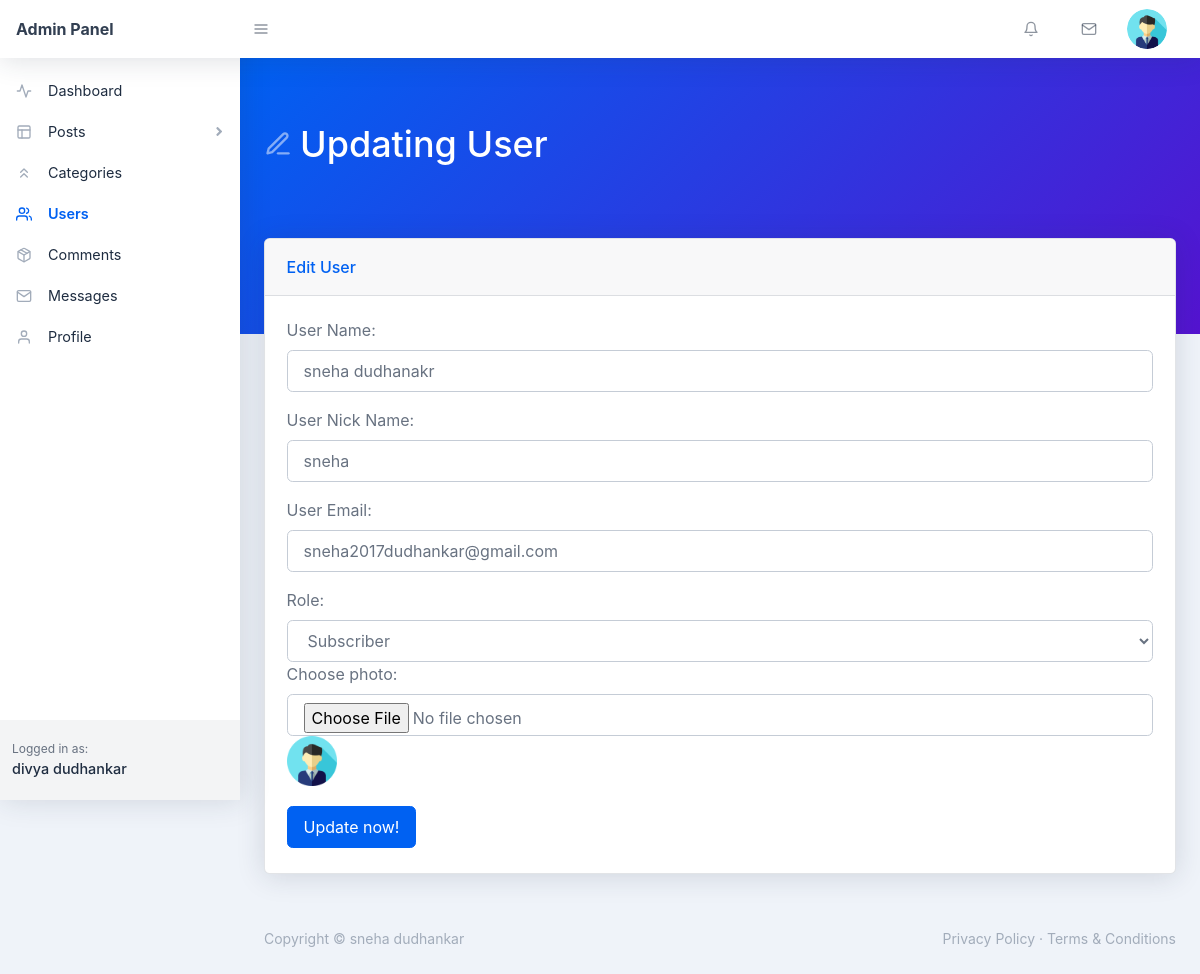
/backend/user-update.php?user_id=9 (signed in), run on the app's committed database.
### tables this page shows
CREATE TABLE `users` (
  `user_id` int(11) NOT NULL,
  `user_name` varchar(255) NOT NULL,
  `user_nickname` varchar(255) NOT NULL,
  `user_email` varchar(255) NOT NULL,
  `user_password` varchar(255) NOT NULL,
  `user_photo` text NOT NULL,
  `registered_on` varchar(255) NOT NULL,
  `user_role` varchar(255) NOT NULL DEFAULT 'Subscriber'
);

### backend/user-update.php (the view, shortened to what this page needs)
<?php require_once('./includes/header.php'); ?>
    <body class="nav-fixed">
        <?php require_once('./includes/top-navbar.php'); ?>
        <div id="layoutSidenav">
            <div id="layoutSidenav_nav">
                <?php
                    $curr_page = basename(__FILE__);
                    require_once("./includes/left-sidebar.php");
                ?>
            </div>
            <div id="layoutSidenav_content">
                <main>
                    <div class="page-header pb-10 page-header-dark bg-gradient-primary-to-secondary">
                        <div class="container-fluid">
                            <div class="page-header-content">
                                <h1 class="page-header-title">
                                    <div class="page-header-icon"><i data-feather="edit-3"></i></div>
                                    <span>Updating User</span>
                                </h1>
                            </div>
                        </div>
                    </div>
                    <?php
                        if(isset($_GET['user_id'])) {
                            $user_id = $_GET['user_id'];
                            $sql = "SELECT * FROM users WHERE user_id = :id";
                            $stmt = $pdo->prepare($sql);
                            $stmt->execute([':id'=>$user_id]);
                            $user = $stmt->fetch(PDO::FETCH_ASSOC);
                            $user_name = $user['user_name'];
                            $user_nickname = $user['user_nickname'];
                            $user_email = $user['user_email'];
                            $user_photo = $user['user_photo'];
                            $user_role = $user['user_role'];
                        }
                    ?>
                    <div class="container-fluid mt-n10">
                        <div class="card mb-4">
                            <div class="card-header">Edit User</div>
                            <div class="card-body">
                                <form action="user-update.php?user_id=<?php echo $_GET['user_id']; ?>" method="POST" enctype="multipart/form-data">
                                    <div class="form-group">
                                        <label for="user-name">User Name:</label>
                                        <input value="<?php echo $user_name; ?>" name="user-name" class="form-control" id="user-name" type="text" placeholder="User Name..." />
                                    </div>
                                    <div class="form-group">
                                        <label for="user-nickname">User Nick Name:</label>
                                        <input value="<?php echo $user_nickname; ?>" name="user-nickname" class="form-control" id="user-nickname" type="text" placeholder="Enter nickname..." />
                                    </div>
                                    <div class="form-group">
                                        <label for="user-email">User Email:</label>
                                        <input value="<?php echo $user_email; ?>" name="user-email" class="form-control" id="user-email" type="email" placeholder="User Email..." />
                                    </div>
                                    <div class="form-group">
                                        <label for="user-role">Role:</label>
                                        <select name="user-role" class="form-control" id="user-role">
                                            <option value="subscriber" <?php echo $user_role!="admin"?"selected":""; ?>>Subscriber</option>
                                        </select>
                                        <div class="form-group">
                                        <label for="post-title">Choose photo:</label>
                                        <input name="user-photo" class="form-control" id="post-title" type="file" />
                                        <img src="./assets/img/<?php echo $user_photo; ?>" height="50" width="50" />
                                    </div>
                                    </div>
                                    <button name="update" class="btn btn-primary mr-2 my-1" type="submit">Update now!</button>
                                </form>
                            </div>
                        </div>
                    </div>
                </main>
 <?php require_once('./includes/footer.php'); ?>

### backend/includes/top-navbar.php (shortened to what this page needs)
<nav class="topnav navbar navbar-expand shadow navbar-light bg-white" id="sidenavAccordion">
    <a class="navbar-brand d-none d-sm-block" href="index.php">Admin Panel</a><button class="btn btn-icon btn-transparent-dark order-1 order-lg-0 mr-lg-2" id="sidebarToggle" href="#"><i data-feather="menu"></i></button>
    <ul class="navbar-nav align-items-center ml-auto">
        <li class="nav-item dropdown no-caret mr-3 dropdown-notifications">
            <a class="btn btn-icon btn-transparent-dark dropdown-toggle" id="navbarDropdownAlerts" href="comments.php" role="button" data-toggle="dropdown" aria-haspopup="true" aria-expanded="false">
                <i data-feather="bell"></i>
            </a>
        </li>
        <li class="nav-item dropdown no-caret mr-3 dropdown-notifications">
            <a class="btn btn-icon btn-transparent-dark dropdown-toggle" id="navbarDropdownMessages" href="#" role="button" data-toggle="dropdown" aria-haspopup="true" aria-expanded="false">
                <i data-feather="mail"></i>
            </a>
        </li>
        <?php
            if(isset($_COOKIE['_uid_'])) {
                $user_id = base64_decode($_COOKIE['_uid_']);
            } else if(isset($_SESSION['user_id'])) {
                $user_id = $_SESSION['user_id'];
            } else {
                $user_id = -1;
            }
            $sql = "SELECT * FROM users WHERE user_id = :id";
            $stmt = $pdo->prepare($sql);
            $stmt->execute([
                ':id' => $user_id
            ]);
            $user = $stmt->fetch(PDO::FETCH_ASSOC);
            $user_photo = $user['user_photo'];
        ?>
        <li class="nav-item dropdown no-caret mr-3 dropdown-user">
            <a class="btn btn-icon btn-transparent-dark dropdown-toggle" id="navbarDropdownUserImage" href="javascript:void(0);" role="button" data-toggle="dropdown" aria-haspopup="true" aria-expanded="false"><img class="img-fluid" src="./assets/img/<?php echo $user_photo; ?>"/></a>
        </li>
    </ul>
</nav>

### backend/includes/left-sidebar.php (shortened to what this page needs)
<nav class="sidenav shadow-right sidenav-light">
    <div class="sidenav-menu">
        <div class="nav accordion" id="accordionSidenav">
            <?php
                if($curr_page == 'index.php') { ?>
                    <a class="nav-link collapsed pt-4 active" href="index.php">
                        <div class="nav-link-icon"><i data-feather="activity"></i></div>
                        Dashboard
                    </a>
                <?php } else { ?>
                    <a class="nav-link collapsed pt-4" href="index.php">
                        <div class="nav-link-icon"><i data-feather="activity"></i></div>
                        Dashboard
                    </a>
                <?php }
            ?>
            <?php
                if($curr_page == "all-posts.php" || $curr_page == 'new-page.php') { ?>
                    <a class="nav-link" href="javascript:void(0);" data-toggle="collapse" data-target="#collapseLayouts" aria-expanded="true" aria-controls="collapseLayouts"><div class="nav-link-icon"><i data-feather="layout"></i></div>
                        Posts
                        <div class="sidenav-collapse-arrow"><i class="fas fa-angle-down"></i></div>
                    </a>
                    <div class="collapse show" id="collapseLayouts" data-parent="#accordionSidenav">
                        <nav class="sidenav-menu-nested nav accordion" id="accordionSidenavLayout">
                            <a class="nav-link" href="all-post.php">All Posts</a>
                            <a class="nav-link" href="add-new.php">Add New Post</a>
                        </nav>
                    </div>
               <?php } else { ?>
                    <a class="nav-link collapsed" href="javascript:void(0);" data-toggle="collapse" data-target="#collapseLayouts" aria-expanded="false" aria-controls="collapseLayouts"><div class="nav-link-icon"><i data-feather="layout"></i></div>
                        Posts
                        <div class="sidenav-collapse-arrow"><i class="fas fa-angle-down"></i></div>
                    </a>
               <?php }
            ?>
            <?php
                if($curr_page == 'new-category.php' || $curr_page == 'categories.php' || $curr_page == 'edit-category.php') { ?>
                    <a class="nav-link active" href="categories.php" ><div class="nav-link-icon"><i data-feather="chevrons-up"></i></div>
                        Categories
                    </a>
               <?php } else { ?>
                    <a class="nav-link" href="categories.php" ><div class="nav-link-icon"><i data-feather="chevrons-up"></i></div>
                        Categories
                    </a>
               <?php }
            ?>
            <?php
                if($curr_page == 'user-update.php' || $curr_page == 'new-user.php' || $curr_page == 'users.php') { ?>
                    <a class="nav-link active" href="users.php" ><div class="nav-link-icon"><i data-feather="users"></i></div>
                        Users
                    </a>
                <?php } else { ?>
                    <a class="nav-link" href="users.php" ><div class="nav-link-icon"><i data-feather="users"></i></div>
                        Users
                    </a>
                <?php }
            ?>
            <a class="nav-link" href="comments.php" ><div class="nav-link-icon"><i data-feather="package"></i></div>
                Comments
            </a>
            <?php
                if($curr_page == 'messages.php' || $curr_page == 'reply.php') { ?>
                    <a class="nav-link active" href="messages.php" ><div class="nav-link-icon"><i data-feather="mail"></i></div>
                        Messages
                    </a>
               <?php } else { ?>
                    <a class="nav-link" href="messages.php" ><div class="nav-link-icon"><i data-feather="mail"></i></div>
                        Messages
                    </a>
              <?php }
            ?>
            <a class="nav-link" href="profile.php" ><div class="nav-link-icon"><i data-feather="user"></i></div>
                Profile
            </a>
        </div>
    </div>
    <div class="sidenav-footer">
        <div class="sidenav-footer-content">
            <div class="sidenav-footer-subtitle">Logged in as:</div>
            <?php
                if(isset($_COOKIE['_uid_'])) {
                    $user_id = base64_decode($_COOKIE['_uid_']);
                } else if(isset($_SESSION['user_id'])) {
                    $user_id = $_SESSION['user_id'];
                } else {
                    $user_id = -1;
                }
                $sql = "SELECT * FROM users WHERE user_id = :id";
                $stmt = $pdo->prepare($sql);
                $stmt->execute([
                    ':id' => $user_id
                ]);
                $user = $stmt->fetch(PDO::FETCH_ASSOC);
                $user_name = $user['user_name'];
            ?>
            <div class="sidenav-footer-title"><?php echo $user_name; ?></div>
        </div>
    </div>
</nav>

### data on the page
users: user_photo (placeholder picture), user_name "divya dudhankar"
users: user-name "sneha dudhanakr", user-nickname "sneha", user-email "sneha2017dudhankar@gmail.com", user-role "Subscriber", user_photo (placeholder picture)
